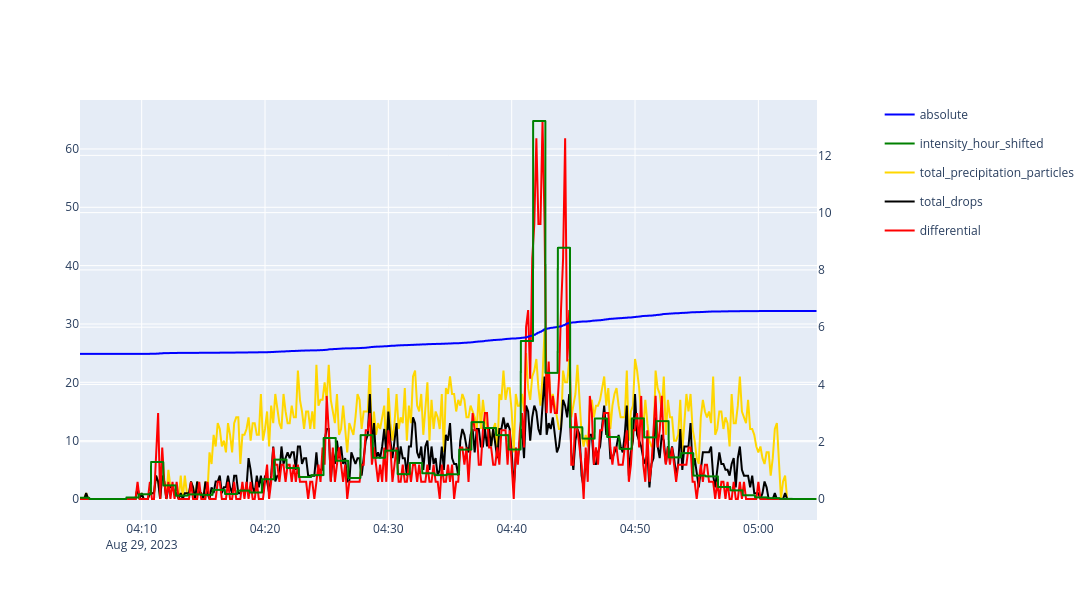

Write notebook code for a chart like this one.
### Code cell
fig1 = px.line(df.precipitation.absolute)
fig1.update_traces(line=dict(color="blue"), connectgaps=True)
fig2 = px.line(df.precipitation.differential.resample("10s").sum() * 60)
fig2.update_traces(line=dict(color="red"))
fig3 = px.line(df.precipitation.intensity_hour_shifted)
fig3.update_traces(line=dict(color="green"), connectgaps=True)
# fig6 = px.line(df.precipitation.intensity_hour)
# fig6.update_traces(line=dict(color="lightgreen"))
fig4 = px.line(df.precipitation.total_precipitation_particles.resample("10s").sum())
fig4.update_traces(line=dict(color="gold"))
fig5 = px.line(df.precipitation.total_drops.resample("10s").sum())
fig5.update_traces(line=dict(color="black"))
# fig6 = px.line(df.

# Create a subplot with secondary y-axis
fig = make_subplots(specs=[[{"secondary_y": True}]])

# Add the traces from fig1, fig3, fig4, and fig5 to the primary y-axis
for trace in fig1.data + fig3.data + fig4.data + fig5.data:
    fig.add_trace(trace, secondary_y=False)

# Add the traces from fig2 to the secondary y-axis
for trace in fig2.data:
    fig.add_trace(trace, secondary_y=True)

# Update the layout
fig.update_layout(width=1400, height=600)

fig.show()

### Figure 1 — Plotly figure (JSON) as saved in the notebook; plotly's stock layout.template omitted (floating-point values rounded to 4 significant figures; data arrays with more than 128 entries replaced by an {"elided": "..."} marker saying what was removed)
{"data": [{"connectgaps": true, "hovertemplate": "variable=absolute<br>Timestamp=%{x}<br>value=%{y}<extra></extra>", "legendgroup": "absolute", "line": {"color": "blue", "dash": "solid"}, "marker": {"symbol": "circle"}, "mode": "lines", "name": "absolute", "showlegend": true, "type": "scattergl", "x": {"elided": "3586 str values"}, "xaxis": "x", "y": {"elided": "3586 float values"}, "yaxis": "y"}, {"connectgaps": true, "hovertemplate": "variable=intensity_hour_shifted<br>Timestamp=%{x}<br>value=%{y}<extra></extra>", "legendgroup": "intensity_hour_shifted", "line": {"color": "green", "dash": "solid"}, "marker": {"symbol": "circle"}, "mode": "lines", "name": "intensity_hour_shifted", "showlegend": true, "type": "scattergl", "x": {"elided": "3586 str values"}, "xaxis": "x", "y": {"elided": "3586 float values"}, "yaxis": "y"}, {"hovertemplate": "variable=total_precipitation_particles<br>Timestamp=%{x}<br>value=%{y}<extra></extra>", "legendgroup": "total_precipitation_particles", "line": {"color": "gold", "dash": "solid"}, "marker": {"symbol": "circle"}, "mode": "lines", "name": "total_precipitation_particles", "orientation": "v", "showlegend": true, "type": "scatter", "x": {"elided": "359 str values"}, "xaxis": "x", "y": {"elided": "359 float values"}, "yaxis": "y"}, {"hovertemplate": "variable=total_drops<br>Timestamp=%{x}<br>value=%{y}<extra></extra>", "legendgroup": "total_drops", "line": {"color": "black", "dash": "solid"}, "marker": {"symbol": "circle"}, "mode": "lines", "name": "total_drops", "orientation": "v", "showlegend": true, "type": "scatter", "x": {"elided": "359 str values"}, "xaxis": "x", "y": {"elided": "359 float values"}, "yaxis": "y"}, {"hovertemplate": "variable=differential<br>Timestamp=%{x}<br>value=%{y}<extra></extra>", "legendgroup": "differential", "line": {"color": "red", "dash": "solid"}, "marker": {"symbol": "circle"}, "mode": "lines", "name": "differential", "orientation": "v", "showlegend": true, "type": "scatter", "x": {"elided": "359 str values"}, "xaxis": "x", "y": {"elided": "359 float values"}, "yaxis": "y2"}], "layout": {"height": 600, "width": 1400, "xaxis": {"anchor": "y", "domain": [0.0, 0.94]}, "yaxis": {"anchor": "x", "domain": [0.0, 1.0]}, "yaxis2": {"anchor": "x", "overlaying": "y", "side": "right"}}}
